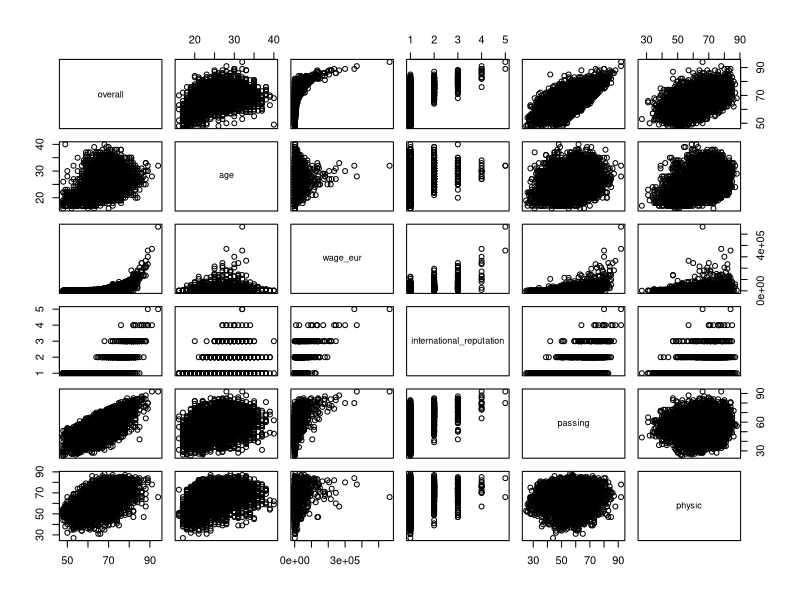
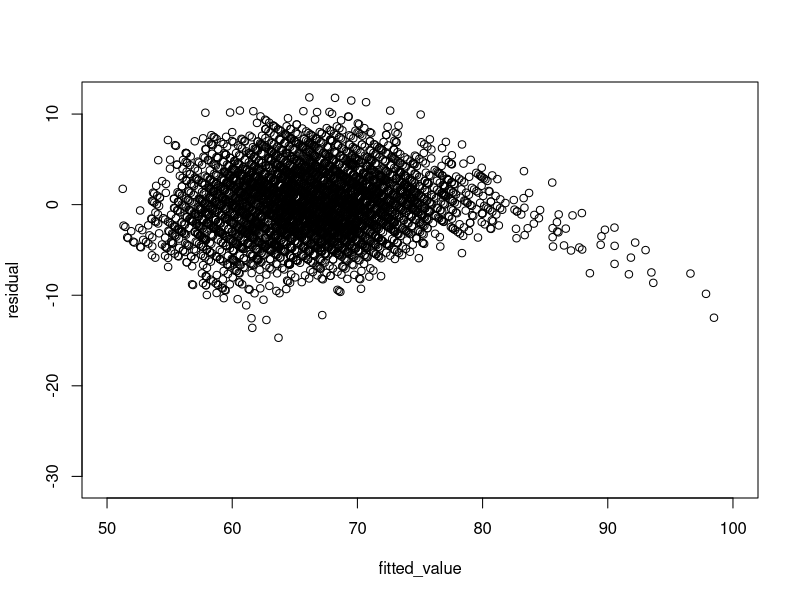
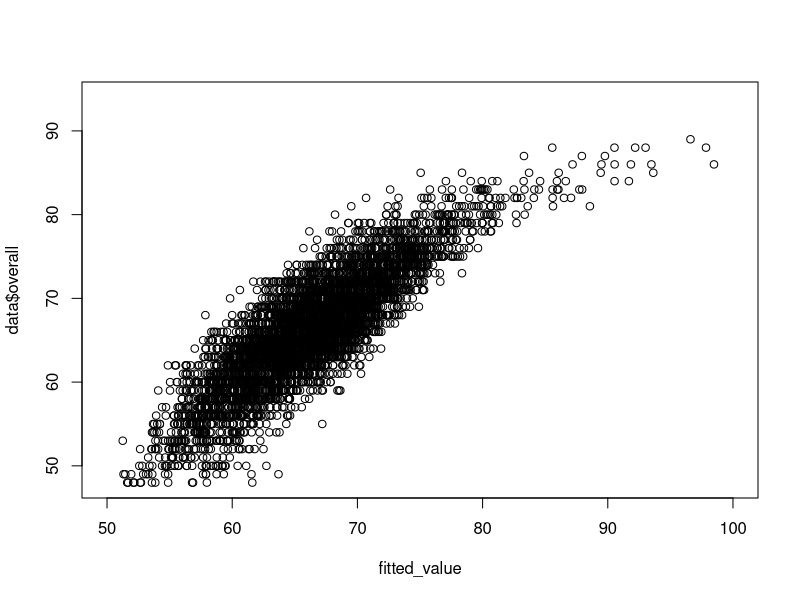

Reproduce these figures in R, in order.
## ---- chunk 1
#| include: false
#| warning: false
#| message: false

library(tidyverse)
library(knitr)
## ---- chunk 2
#| fig-cap: Statistical analysis of "overall'
#| echo: false
#| message: false
#| warning: false
#| information: false

data <- read.csv("../data/cleaned_data/cleaned_data.csv")
summary_stats <- summary(data$overall)
summary_stats
## ---- chunk 3
#| echo: false
#| message: false
#| warning: false
#| information: false
#| fig-cap: Response against predictor test
plot(data[, c(2,3,4,5,6,7)])
## ---- chunk 4
#| echo: false
#| message: false
#| warning: false
#| information: false
#| fig-cap: Residual against fitted value test
fit_rating = lm(overall ~ age + wage_eur + international_reputation +passing + physic, data = data)
fitted_value = fitted(fit_rating)
residual = resid(fit_rating)
plot(fitted_value, residual, xlim=c(50, 100))
## ---- chunk 5
#| echo: false
#| message: false
#| warning: false
#| information: false
#| fig-cap: Response against fitted value test


plot(fitted_value,data$overall, xlim=c(50,100))


